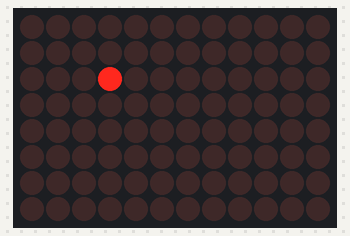
Recording of a sketch running on a simulated Arduino Uno R4 WiFi. Shown: 12×8 LED matrix.

Above: at 0.05 s.
At 4.95 s:
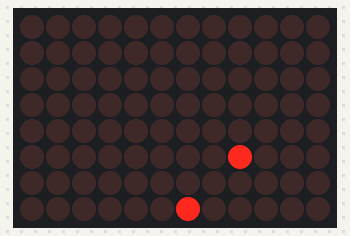
At 9.95 s:
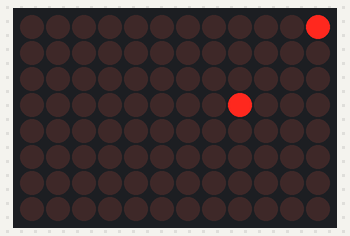
At 19.96 s:
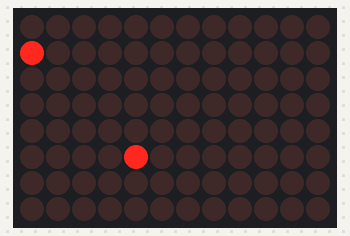
At 29.86 s:
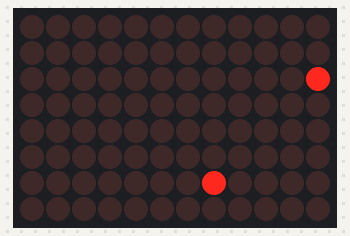
At 39.86 s:
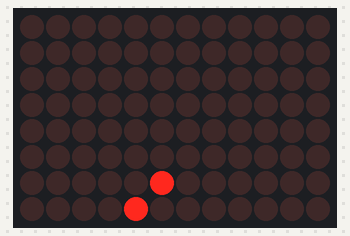

The sketch:

bouncing_pixel_in_led_matrix.ino
```cpp
#include "Arduino_LED_Matrix.h"

ArduinoLEDMatrix matrix;

int xPos=3;
int yPos=2;
int deltaX=1;
int deltaY=1;

// Last Position
int lastXPos = -1;
int lastYPos = -1;

byte frame[8][12];

int delayTime=100;

void setup() {
  // put your setup code here, to run once:
  matrix.begin();
}

void loop() {
  // put your main code here, to run repeatedly:
  for(int i=0; i<=11; i++) {
    for(int j=0; j<=7; j++) {
      frame[j][i]=0;

      if(i==xPos && j==yPos) {
        frame[j][i]=1;
      }

      // Last Position
      if(i==lastXPos && j==lastYPos) {
        frame[j][i]=1;
      }
    }
  }

  matrix.renderBitmap(frame, 8, 12);

  if(xPos==0 || xPos==11) {
    deltaX = -deltaX;

    // Last Position
    lastXPos = xPos;
    lastYPos = yPos;
  }

  if(yPos==0 || yPos==7) {
    deltaY = -deltaY;

    // Last Position
    lastXPos = xPos;
    lastYPos = yPos;
  }

  xPos = xPos + deltaX;
  yPos = yPos + deltaY;

  delay(delayTime);
}
```
